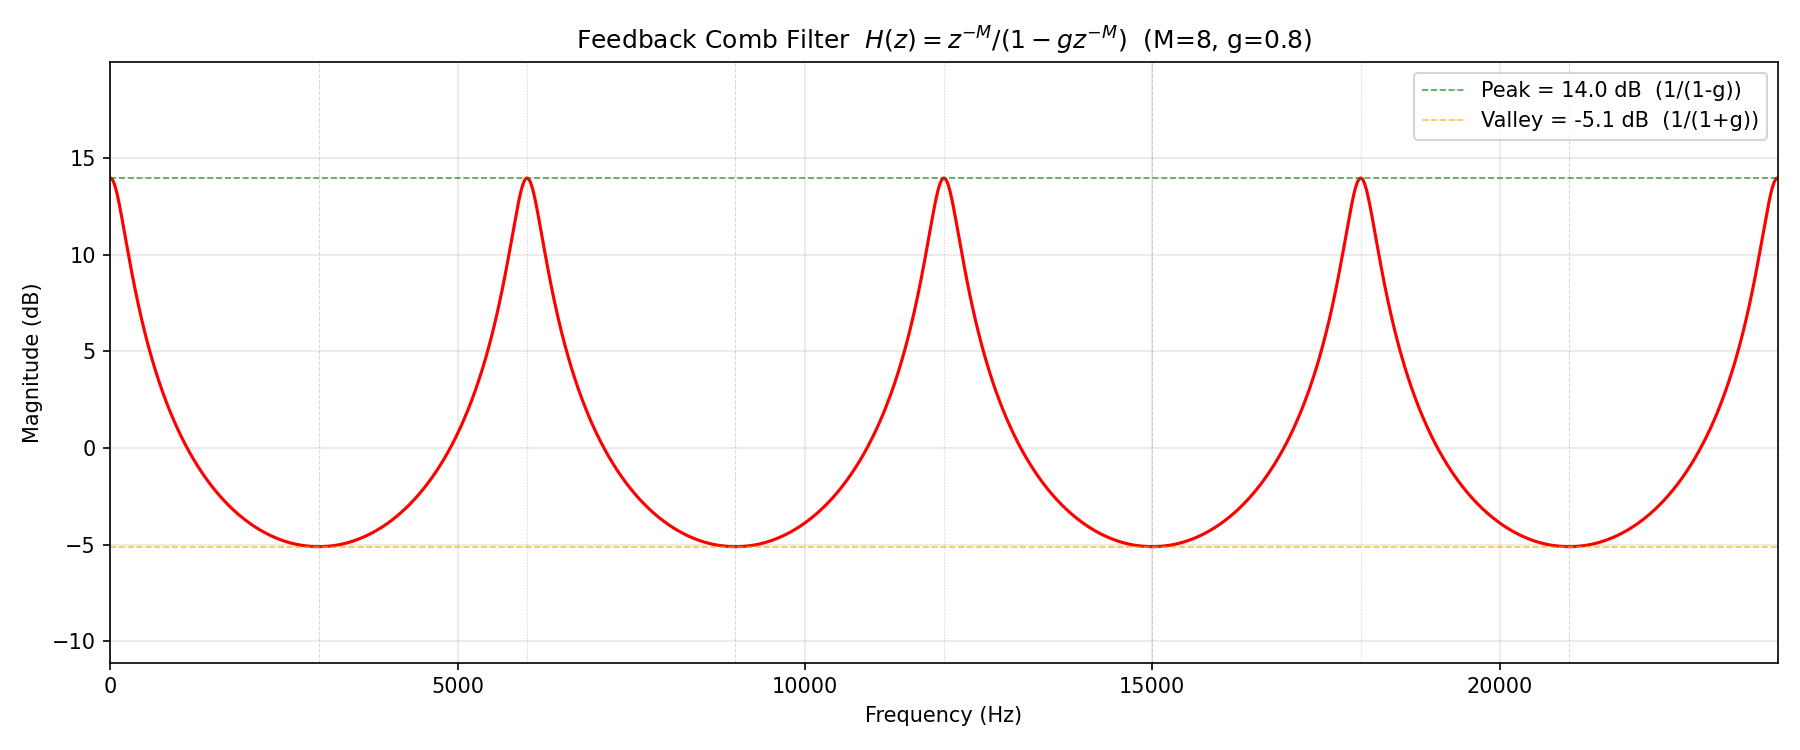

Reproduce this figure in Python.
import numpy as np
import matplotlib.pyplot as plt

fs = 48000
M = 8
g = 0.8

f0 = fs / M

f = np.linspace(0, fs/2, 5000)
omega = 2 * np.pi * f / fs

# 反馈梳状 H(z) = z^(-M) / (1 - g·z^(-M))
# |H| = 1 / sqrt(1 + g^2 - 2g·cos(ωM))
mag = 1 / np.sqrt(1 + g**2 - 2*g*np.cos(omega * M))
mag_db = 20 * np.log10(mag)

peak_db = 20 * np.log10(1 / (1 - g))
valley_db = 20 * np.log10(1 / (1 + g))

fig, ax = plt.subplots(figsize=(12, 5))

for k in range(int(fs/2/f0) + 2):
    x = k * f0
    ax.axvline(x, color='gray', ls=':', lw=0.5, alpha=0.4)
    ax.axvline(x + f0/2, color='gray', ls='--', lw=0.5, alpha=0.3)

ax.plot(f, mag_db, 'r-', lw=1.5)
ax.axhline(peak_db, color='green', ls='--', lw=0.8, alpha=0.7,
           label=f'Peak = {peak_db:.1f} dB  (1/(1-g))')
ax.axhline(valley_db, color='orange', ls='--', lw=0.8, alpha=0.7,
           label=f'Valley = {valley_db:.1f} dB  (1/(1+g))')

ax.set_title(f'Feedback Comb Filter  $H(z) = z^{{-M}} / (1 - g z^{{-M}})$  (M={M}, g={g})')
ax.set_xlabel('Frequency (Hz)')
ax.set_ylabel('Magnitude (dB)')
ax.set_xlim(0, fs/2)
ax.set_ylim(valley_db - 6, peak_db + 6)
ax.grid(alpha=0.3)
ax.legend()

plt.tight_layout()
plt.savefig('fb_comb_response.png', dpi=150)
print(f"M = {M},  g = {g}")
print(f"Peak  @ f = k * {f0:.0f} Hz  ->  1/(1-g) = {1/(1-g):.2f}  ->  {peak_db:.1f} dB")
print(f"Valley @ f = (k+0.5) * {f0:.0f} Hz  ->  1/(1+g) = {1/(1+g):.2f}  ->  {valley_db:.1f} dB")
print(f"Comb spacing Δf = {f0:.0f} Hz")
